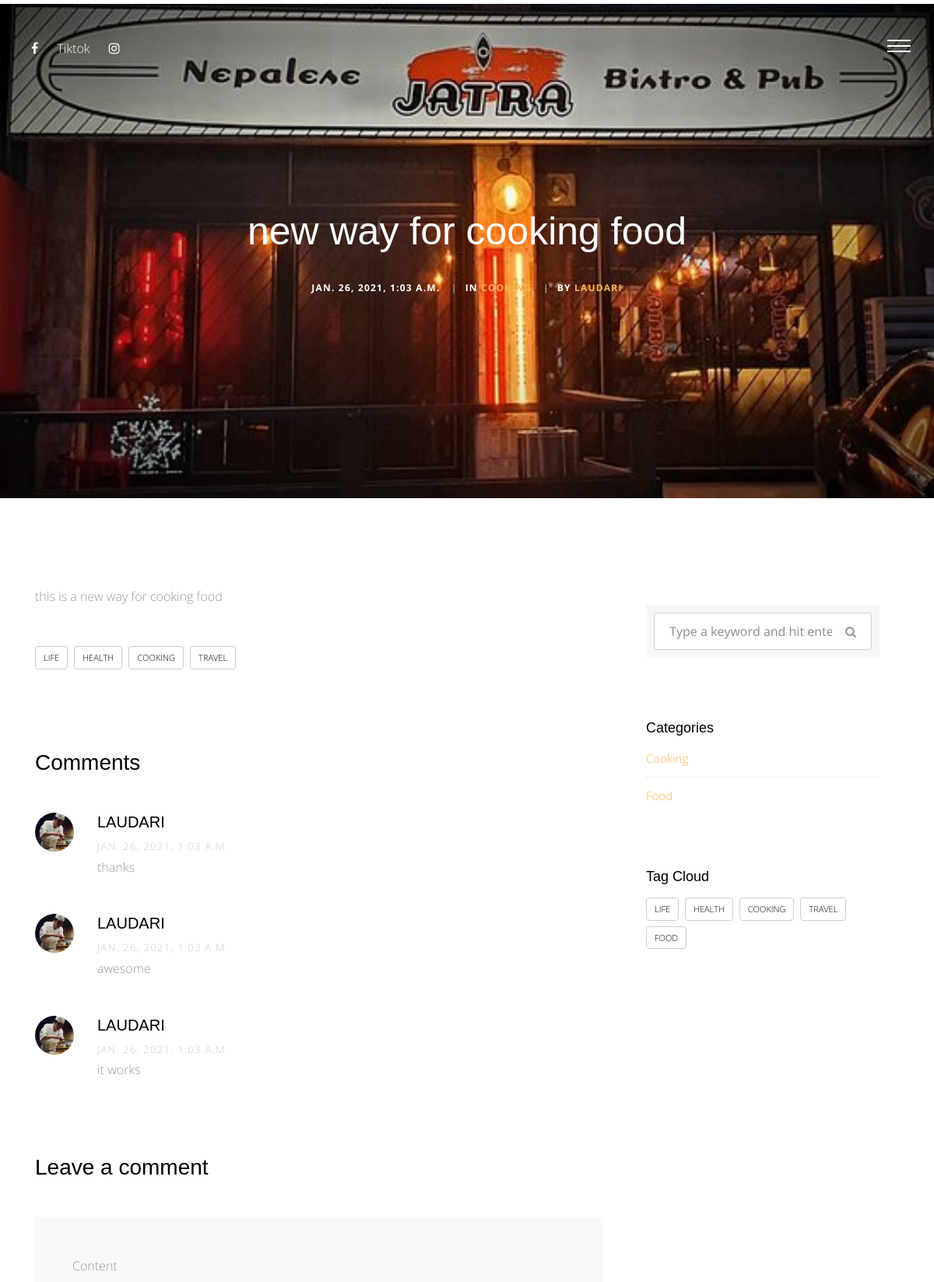
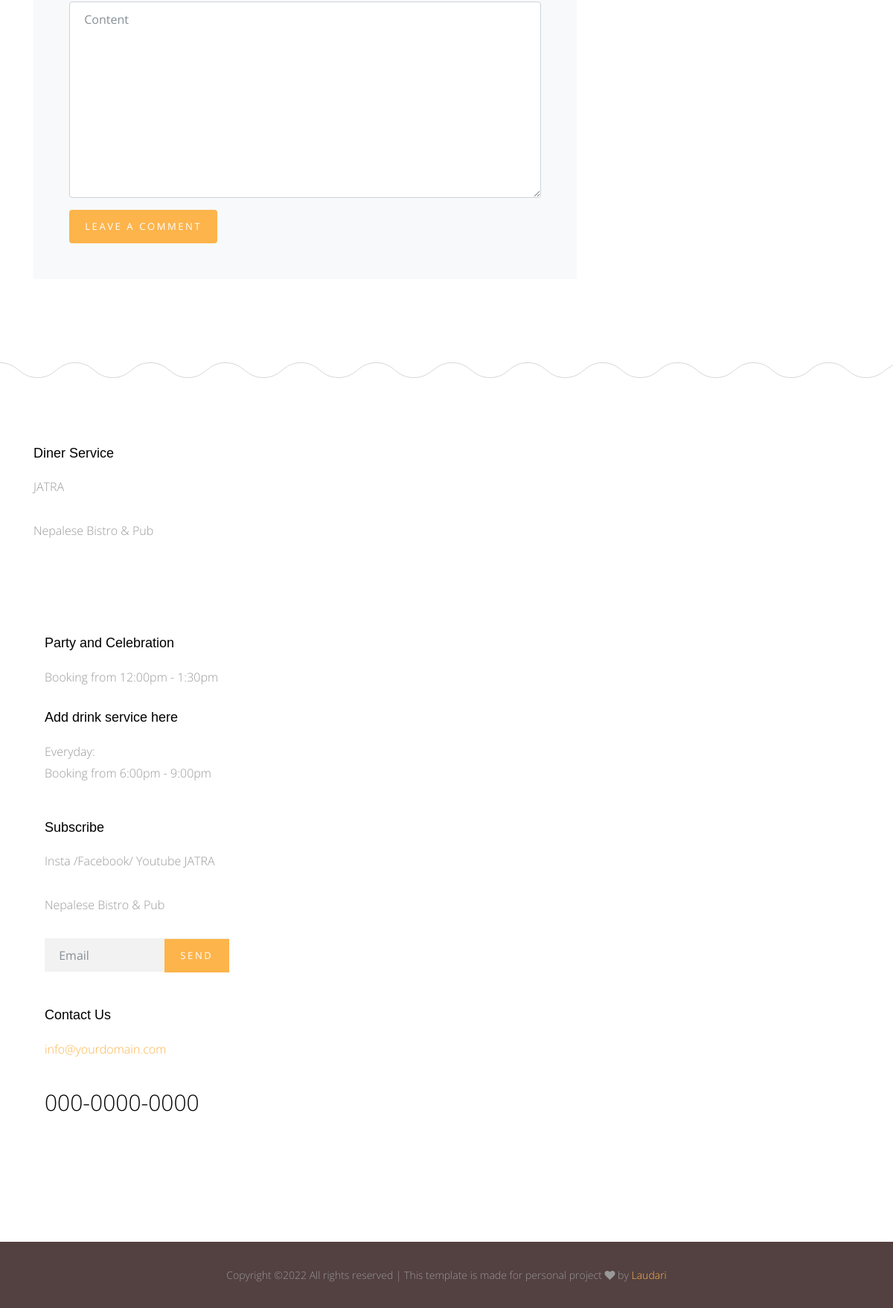
The page /blog/1 on the database its author committed (2 pictures, top to bottom).
### blog/models.py (models this page shows, shortened)
class Post(models.Model):
    title = models.CharField(max_length=50)
    content = models.TextField()
    author = models.ForeignKey(User , on_delete=models.CASCADE)
    image = models.ImageField(upload_to='blog/'  , blank=True, null=True)
    category = models.ForeignKey('Category'  ,null=True, on_delete=models.SET_NULL)
    created  = models.DateTimeField(default=timezone.now)
    tags = TaggableManager(blank=True)
    class Meta:
        verbose_name = ' post'
        verbose_name_plural = 'posts'
    def __str__(self):
        return self.title

class Category(models.Model):
    category_name = models.CharField(max_length=50)
    class Meta:
        verbose_name = ' category'
        verbose_name_plural = 'catogires'
    def __str__(self):
        return self.category_name

class Comment(models.Model):
    user = models.ForeignKey(User , on_delete=models.CASCADE)
    post = models.ForeignKey(Post , on_delete=models.CASCADE)
    content = models.TextField()
    created = models.DateTimeField(default=timezone.now)

### blog/views.py (the view)
# urls.py: path('<int:id>' , views.post_detail , name='post_detail'),
def post_detail(request , id):
    post_detail = Post.objects.get(id=id)
    categories = Category.objects.all()
    all_tags = Tag.objects.all()
    comments = Comment.objects.filter(post=post_detail)
    if request.method == 'POST' :
        comment_form = CommentForm(request.POST)
        if comment_form.is_valid():
            new_comment = comment_form.save(commit=False)
            new_comment.user = request.user
            new_comment.post = post_detail
            new_comment.save()
    else:
        comment_form = CommentForm()
    context = {
        'post_detail' : post_detail ,
        'categories' : categories ,
        'all_tags' : all_tags ,
        'comments' : comments ,
        'comment_form' : comment_form
    }
    return render(request , 'Post/post_detail.html' , context)

### blog/forms.py
class CommentForm(forms.ModelForm):
    class Meta:
        model = Comment
        fields = [
            'content'
        ]

### blog/templates/Post/post_detail.html (shortened to what this page needs)
{% extends 'base.html' %}
{% load static %}
{% load bootstrap4 %}
{% block body %}
      <div class="main-wrap">
        <div class="cover_1 cover_sm">
          <div class="img_bg" style="background-image: url({% static 'site_static/img/slider-1.jpg' %})" data-stellar-background-ratio="0.5">
            <div class="container">
              <div class="row align-items-center justify-content-center">
                <div class="col-md-7 text-center" data-aos="fade-up">
                  <h2 class="heading mb-4">{{post_detail}}</h2>
                  <div class="post-info">
                    <div class="date-info">{{post_detail.created}}</div>
                    <div class="category-info"><span class="seperator">|</span>In <a href="#" data-title="View all posts in Lifestyle" title="View all posts in Lifestyle">{{post_detail.category}}</a></div>
                    <div class="author-info"><span class="seperator">|</span>By <a href="#">{{post_detail.author}}</a></div>
                  </div>
                </div>
              </div>
            </div>
          </div>
        </div>
       <div class="section">
          <div class="container">
            <div class="row">
              <div class="col-md-8">
                <p>{{post_detail.content}}</p>
                <div class="tag-widget post-tag-container mb-5 mt-5">
                  <div class="tagcloud">
                    {% for tag in post_detail.tags.all %}
                        <a href="{% url 'blog:post_by_tag' tag %}" class="tag-cloud-link">{{tag.name}}</a>
                    {% endfor %}
                  </div>
                </div>
                <div class="pt-5 mt-5">
                  <h3 class="mb-5"> Comments</h3>
                  <ul class="comment-list">
                    {% for comment in comments %}
                      <li class="comment">
                        <div class="vcard bio">
                          <img src="img/person_1.jpg" alt="Image placeholder">
                        </div>
                        <div class="comment-body">
                          <h3>{{comment.user}}</h3>
                          <div class="meta">{{comment.created}}</div>
                          <p>{{comment.content}}</p>
                        </div>
                      </li>
                    {% endfor %}
                  </ul>
                  <div class="comment-form-wrap pt-5">
                    <h3 class="mb-5">Leave a comment</h3>
                    <form method="POST" class="p-5 bg-light">
                        {% bootstrap_form comment_form %}
                        {% buttons %}
                            <button type="submit" class="btn btn-primary">Leave A Comment</button>
                        {% endbuttons %}
                    </form>
                  </div>
                </div>
              </div>
              <div class="col-md-4 sidebar">
                <div class="sidebar-box">
                  <form action="{% url 'blog:post_list' %}" method="GET" class="search-form">
                    <div class="form-group">
                      <span class="icon fa fa-search"></span>
                      <input type="text" class="form-control" name='q' value="{{request.Get.q}}" placeholder="Type a keyword and hit enter">
                    </div>
                  </form>
                </div>
                <div class="sidebar-box">
                  <div class="categories">
                    <h3>Categories</h3>
                    {% for category in categories %}
                    <li><a href="{% url 'blog:post_by_category' category %}">{{category}}</a></li>
                    {% endfor %}
                  </div>
                </div>
                <div class="sidebar-box">
                  <h3>Tag Cloud</h3>
                  <div class="tagcloud">
                      {% for tag in all_tags %}
                        <a href="{% url 'blog:post_by_tag' tag %}" class="tag-cloud-link">{{tag}}</a>
                      {% endfor %}
                  </div>
                </div>
              </div>
            </div>
          </div>
        </div>
      </div>
      {% endblock body %}

### templates/base.html (shortened to what this page needs)
{% load static %}
<!doctype html>
<html lang="en">
  <head>
    <link rel="stylesheet" href="{% static 'site_static/css/bootstrap.css' %}">
    <link rel="stylesheet" href="{% static 'site_static/css/animate.css' %}">
    <link rel="stylesheet" href="{% static 'site_static/css/owl.carousel.min.css' %}">
    <link rel="stylesheet" href="{% static 'site_static/css/magnific-popup.css' %}">
    <link rel="stylesheet" href="{% static 'site_static/css/aos.css' %}">
    <link rel="stylesheet" href="{% static 'site_static/css/bootstrap-datepicker.css' %}">
    <link rel="stylesheet" href="{% static 'site_static/css/jquery.timepicker.css' %}">
    <link rel="stylesheet" href="{% static 'site_static/fonts/ionicons/css/ionicons.min.css' %}">
    <link rel="stylesheet" href="{% static 'site_static/fonts/fontawesome/css/font-awesome.min.css' %}">
    <link rel="stylesheet" href="{% static 'site_static/fonts/flaticon/font/flaticon.css' %}">
    <link rel="stylesheet" href="{% static 'site_static/css/style.css' %}">
  </head>
  <body>
    <div class="site-wrap">
      <header class="site-header">
        <div class="row align-items-center">
          <div class="col-5 col-md-3">
             <ul class="list-unstyled social">
              <li><a href="https://www.facebook.com/jatrapub/"><span class="fa fa-facebook"></span></a></li>
              <li><a href="https://www.tiktok.com/@jatrapub?lang=en">Tiktok</a></li>
              <li><a href="https://www.instagram.com/jatra_korea/"><span class="fa fa-instagram"></span></a></li>
            </ul>
          </div>
          <div class="col-2 col-md-6 text-center">
          </div>
          <div class="col-5 col-md-3 text-right menu-burger-wrap">
            <a href="#" class="site-nav-toggle js-site-nav-toggle"><i></i></a>
          </div>
        </div>
      </header>
      {% block body %}
      {% endblock body %}
      <footer>
        <div class="site-footer">
          <div class="container">
            <div class="row small-gutters mb-5">
              <div class="col-md-6 col-lg-3 mb-5" data-aos="fade" data-aos-delay="100">
                <div class="footer-widget">
                  <h3>Diner Service</h3>
                  <p>JATRA</p>
                  <p>Nepalese Bistro & Pub</p>
                </div>
                </div>
              </div>
              <div class="col-md-6 col-lg-3 mb-5" data-aos="fade" data-aos-delay="200">
                <div class="footer-widget">
                  <h3>Party and Celebration</h3>
                  <p>Booking from 12:00pm - 1:30pm</p>
                  <h3> Add drink service here</h3>
                  <p>Everyday: <br> Booking from 6:00pm - 9:00pm</p>
                </div>
              </div>
              <div class="col-md-6 col-lg-3 mb-5" data-aos="fade" data-aos-delay="400">
                <div class="footer-widget footer-contact-widget">
                  <h3>Subscribe</h3>
                  <p>Insta /Facebook/ Youtube JATRA</p>
                  <p>Nepalese Bistro & Pub</p>
                  <form action="" class="form-subscribe mb-5">
                    <div class="form-group form-field">
                      <input type="submit" value="Send" class="btn btn-primary">
                      <input type="text" class="form-control" placeholder="Email">
                    </div>
                  </form>
                  <h3>Contact Us</h3>
                  <p class="contact-email">info@yourdomain.com</p>
                  <p class="contact-phone">000-0000-0000</p>
                </div>
              </div>
            </div>
          </div>
        </div>
      <div class="site-footer-copyright">
        <div class="container">
          <div class="row">
             <p class="footer-text col-md-12">
Copyright &copy;<script>document.write(new Date().getFullYear());</script> All rights reserved | This template is made for personal project <i class="fa fa-heart" aria-hidden="true"></i> by <a href="https://colorlib.com" target="_blank">Laudari</a>
</p>
          </div>
        </div>
      </div>
  </body>
</html>

### rows shown on the page
Post: title "new way for cooking food", created "JAN. 26, 2021, 1:03 A.M.", category "COOKING", author "LAUDARI", content "this is a new way for cooking food"
Tag: name "LIFE"
Tag: name "HEALTH"
Tag: name "COOKING"
Tag: name "TRAVEL"
Comment: user "LAUDARI", created "JAN. 26, 2021, 1:03 A.M.", content "thanks"
Comment: user "LAUDARI", created "JAN. 26, 2021, 1:03 A.M.", content "awesome"
Comment: user "LAUDARI", created "JAN. 26, 2021, 1:03 A.M.", content "it works"
Category: category_name "Cooking"
Category: category_name "Food"
Tag: name "FOOD"
